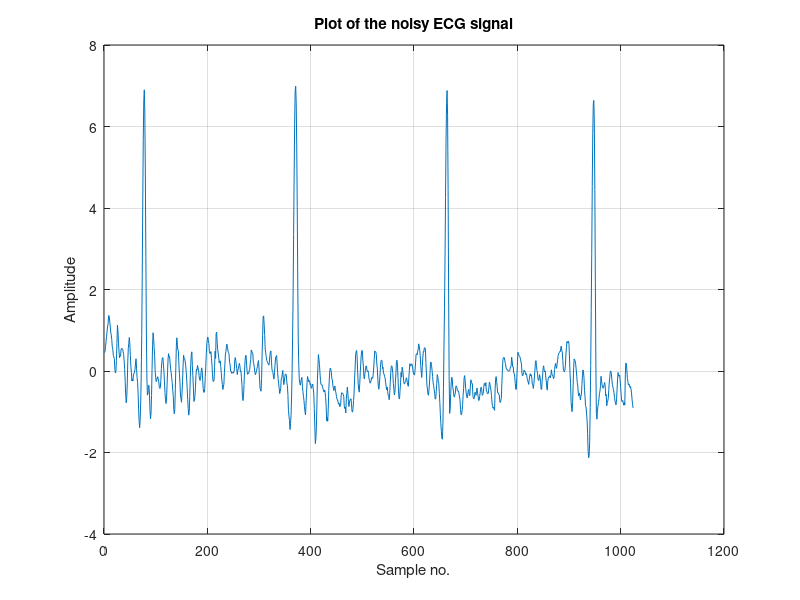
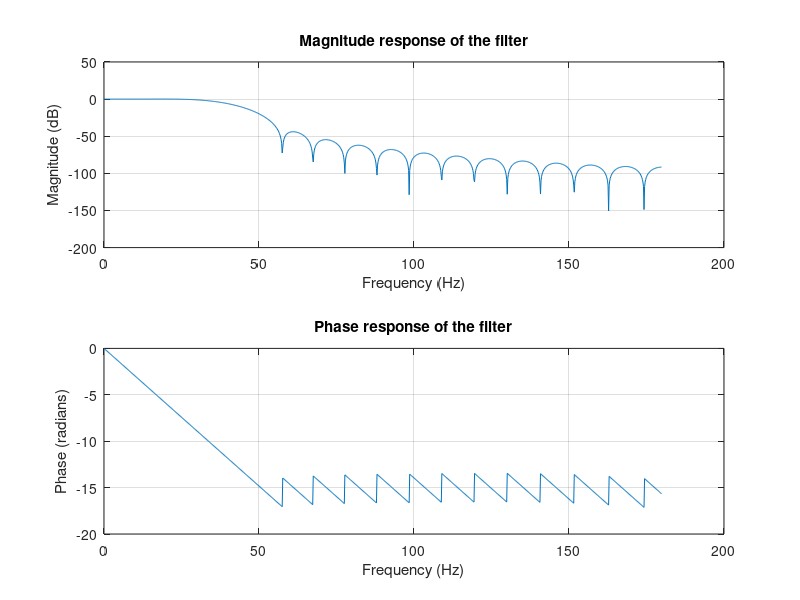
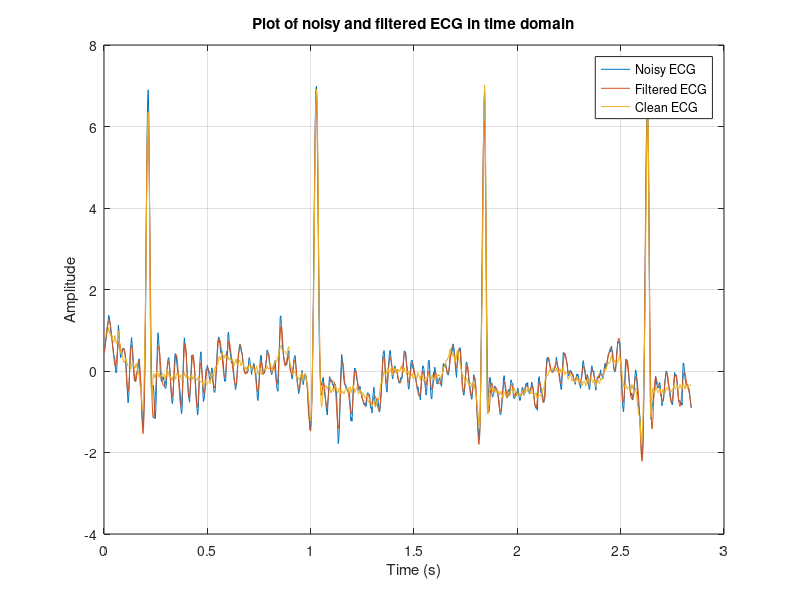
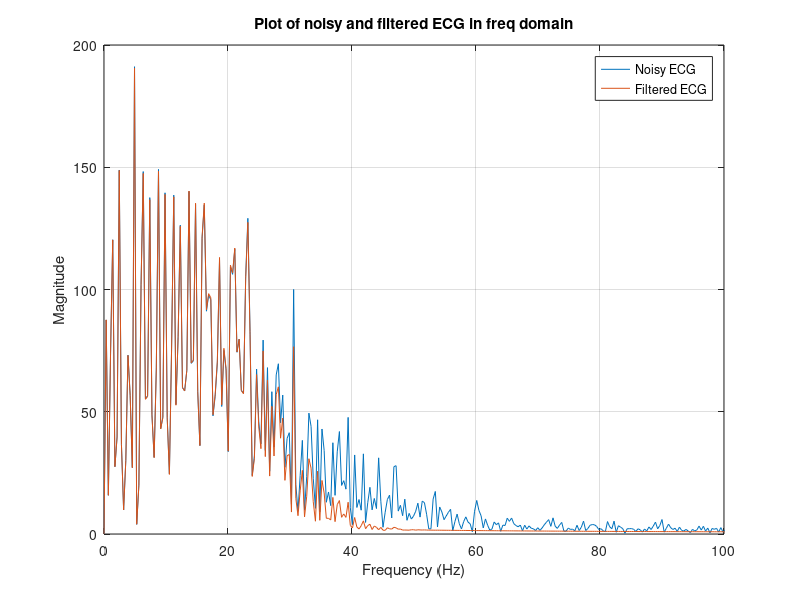

MATLAB code to generate these figures, in order: (Note: this script raises an error after producing the figures.)
clc; clear; close all;
load('ecg_muscle_noise.mat');

Fs = 360;
N = 35;
Fc = 40;
n = 1:1024;
t = (0:length(noisy_seg)-1)/Fs;

Wn = Fc / (Fs/2);
b = fir1(N-1, Wn, 'low', hann(N));

[H, f] = freqz(b, 1, 1024, Fs);

figure;
plot(n,noisy_seg);
xlabel('Sample no.');
ylabel('Amplitude');
title('Plot of the noisy ECG signal');
grid on;

figure;
subplot(2,1,1);
plot(f, 20*log10(abs(H)));
xlabel('Frequency (Hz)');
ylabel('Magnitude (dB)');
title('Magnitude response of the filter');
grid on;

subplot(2,1,2);
plot(f, unwrap(angle(H)));
xlabel('Frequency (Hz)');
ylabel('Phase (radians)');
title('Phase response of the filter');
grid on;

ecg_filtered = filtfilt(b, 1, noisy_seg);

figure;
plot(t, noisy_seg);
hold on;
plot(t, ecg_filtered);
hold on;
plot(t, clean_seg);
xlabel('Time (s)');
ylabel('Amplitude');
legend('Noisy ECG','Filtered ECG','Clean ECG');
title('Plot of noisy and filtered ECG in time domain');
grid on;

L = length(noisy_seg);
f_axis = (0:L-1)*(Fs/L);
FFT_noisy = abs(fft(noisy_seg));
FFT_filtered = abs(fft(ecg_filtered));

figure;
plot(f_axis, FFT_noisy);
hold on;
plot(f_axis, FFT_filtered);
xlim([0 100]);
xlabel('Frequency (Hz)');
ylabel('Magnitude');
legend('Noisy ECG','Filtered ECG');
title('Plot of noisy and filtered ECG in freq domain');
grid on;

noise_before = noisy_seg - clean_seg;
noise_after = ecg_filtered - clean_seg;
snr_before = snr(clean_seg, noise_before);
snr_after = snr(clean_seg, noise_after);
fprintf('SNR before filtering: %.2f dB\n', snr_before);
fprintf('SNR after filtering: %.2f dB\n', snr_after);
fprintf('SNR Improvement: %.2f dB\n', snr_after - snr_before);
